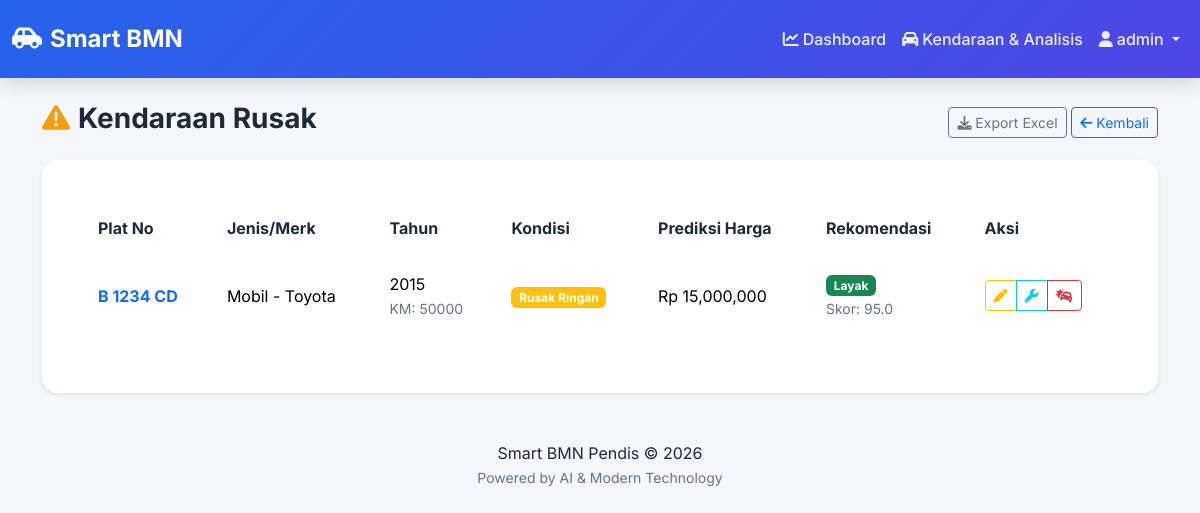
The app's page /damaged_vehicles (signed in) with its own data.
### models/user.py (models this page shows, shortened)
class User(db.Model, UserMixin):
    id = db.Column(db.Integer, primary_key=True)
    username = db.Column(db.String(20), unique=True, nullable=False)
    email = db.Column(db.String(120), unique=True, nullable=False)
    password = db.Column(db.String(60), nullable=False)
    role = db.Column(db.String(20), nullable=False, default='Operator') # Admin, Operator, Pejabat
    created_at = db.Column(db.DateTime, nullable=False, default=datetime.utcnow)

### models/vehicle.py (models this page shows, shortened)
class Vehicle(db.Model):
    id = db.Column(db.Integer, primary_key=True)
    plat_no = db.Column(db.String(20), unique=True, nullable=False)
    jenis = db.Column(db.String(50), nullable=False) # Mobil, Motor, Truk
    merk = db.Column(db.String(50), nullable=False)
    tipe = db.Column(db.String(50), nullable=False)
    tahun_perolehan = db.Column(db.Integer, nullable=False)
    harga_perolehan = db.Column(db.Float, nullable=False)
    kondisi_saat_ini = db.Column(db.String(20), nullable=False) # Baik, Rusak Ringan, Rusak Berat
    pengguna_saat_ini = db.Column(db.String(100), nullable=True)
    pejabat = db.Column(db.String(100), nullable=True)
    jarak_tempuh = db.Column(db.Integer, nullable=True, default=0) # KM
    nilai_buku = db.Column(db.Float, nullable=True) # Nilai penyusutan
    prediksi_nilai_jual = db.Column(db.Float, nullable=True)
    limit_lelang = db.Column(db.Float, nullable=True)  # Limit harga lelang (50-80% dari estimasi)
    rekomendasi_lelang = db.Column(db.String(20), nullable=True) # Layak / Tidak
    skor_kelayakan = db.Column(db.Float, nullable=True)
    alasan_rekomendasi = db.Column(db.Text, nullable=True)
    last_analyzed = db.Column(db.DateTime, nullable=True)
    maintenances = db.relationship('Maintenance', backref='vehicle', lazy=True, cascade="all, delete-orphan")
    damages = db.relationship('Damage', backref='vehicle', lazy=True, cascade="all, delete-orphan")
    usage_history = db.relationship('UsageHistory', backref='vehicle', lazy=True, cascade="all, delete-orphan")
    created_at = db.Column(db.DateTime, nullable=False, default=datetime.utcnow)

### controllers/main.py (the view)
@main.route('/damaged_vehicles')
@login_required
def damaged_vehicles():
    vehicles = Vehicle.query.filter(
        (Vehicle.kondisi_saat_ini == 'Rusak Ringan') |
        (Vehicle.kondisi_saat_ini == 'Rusak Berat')
    ).all()
    return render_template('damaged_vehicles.html', vehicles=vehicles)

### app.py (called while the page is built)
@app.context_processor
def inject_now():
    return {'now': datetime.datetime.now()}

### models/user.py (called while the page is built)
@login_manager.user_loader
def load_user(user_id):
    return User.query.get(int(user_id))

### templates/damaged_vehicles.html (shortened to what this page needs)
{% extends "base.html" %}
{% block content %}
<div class="d-flex justify-content-between align-items-center mb-3">
    <h3><i class="fa-solid fa-triangle-exclamation text-warning me-2"></i>Kendaraan Rusak</h3>
    <div>
        <a href="{{ url_for('main.export_damaged') }}" class="btn btn-outline-secondary btn-sm"><i
                class="fa-solid fa-download"></i> Export Excel</a>
        <a href="{{ url_for('main.dashboard') }}" class="btn btn-outline-primary btn-sm"><i
                class="fa-solid fa-arrow-left"></i> Kembali</a>
    </div>
</div>
<div class="card shadow-sm">
    <div class="card-body">
        <div class="table-responsive">
            <table class="table table-hover align-middle">
                <thead>
                    <tr>
                        <th>Plat No</th>
                        <th>Jenis/Merk</th>
                        <th>Tahun</th>
                        <th>Kondisi</th>
                        <th>Prediksi Harga</th>
                        <th>Rekomendasi</th>
                        <th>Aksi</th>
                    </tr>
                </thead>
                <tbody>
                    {% for v in vehicles %}
                    <tr>
                        <td class="fw-bold"><a href="{{ url_for('main.vehicle_history', id=v.id) }}"
                                class="text-decoration-none">{{ v.plat_no }}</a></td>
                        <td>{{ v.jenis }} - {{ v.merk }}</td>
                        <td>{{ v.tahun_perolehan }}<br><small class="text-muted">KM: {{ v.jarak_tempuh }}</small></td>
                        <td><span
                                class="badge bg-{{ 'warning' if v.kondisi_saat_ini == 'Rusak Ringan' else 'danger' }}">{{
                                v.kondisi_saat_ini }}</span></td>
                        <td>Rp {{ "{:,.0f}".format(v.prediksi_nilai_jual or 0) }}</td>
                        <td>
                            {% if v.rekomendasi_lelang == 'Layak Lelang' %}
                            <span class="badge bg-success">Layak</span>
                            {% else %}
                            <span class="badge bg-secondary">Tidak Layak</span>
                            {% endif %}
                            <br><small class="text-muted">Skor: {{ v.skor_kelayakan }}</small>
                        </td>
                        <td>
                            <div class="btn-group">
                                <a href="{{ url_for('main.edit_vehicle', id=v.id) }}"
                                    class="btn btn-sm btn-outline-warning" title="Edit Data"><i
                                        class="fa-solid fa-pen"></i></a>
                                <button class="btn btn-sm btn-outline-info" data-bs-toggle="modal"
                                    data-bs-target="#maintModal{{ v.id }}" title="Perawatan"><i
                                        class="fa-solid fa-wrench"></i></button>
                                <button class="btn btn-sm btn-outline-danger" data-bs-toggle="modal"
                                    data-bs-target="#damageModal{{ v.id }}" title="Lapor Kerusakan"><i
                                        class="fa-solid fa-car-crash"></i></button>
                            </div>
                        </td>
                    </tr>
                    {% endfor %}
                </tbody>
            </table>
        </div>
    </div>
</div>
{% endblock %}

### templates/base.html (shortened to what this page needs)
<!DOCTYPE html>
<html lang="id">
<head>
  <link href="https://cdn.jsdelivr.net/npm/bootstrap@5.3.2/dist/css/bootstrap.min.css" rel="stylesheet">
  <link href="https://cdnjs.cloudflare.com/ajax/libs/font-awesome/6.0.0/css/all.min.css" rel="stylesheet">
  <link rel="stylesheet" href="{{ url_for('static', filename='css/style.css') }}">
</head>
<body>
  <nav class="navbar navbar-expand-lg navbar-dark">
    <div class="container-fluid">
      <a class="navbar-brand fw-bold" href="/">
        <i class="fa-solid fa-car-side me-2"></i>Smart BMN
      </a>
      <div class="collapse navbar-collapse" id="navbarNav">
        <ul class="navbar-nav ms-auto">
          {% if current_user.is_authenticated %}
          <li class="nav-item">
            <a class="nav-link" href="{{ url_for('main.dashboard') }}">
              <i class="fa-solid fa-chart-line me-1"></i>Dashboard
            </a>
          </li>
          <li class="nav-item">
            <a class="nav-link" href="{{ url_for('main.vehicles') }}">
              <i class="fa-solid fa-car me-1"></i>Kendaraan & Analisis
            </a>
          </li>
          <li class="nav-item dropdown">
            <a class="nav-link dropdown-toggle" href="#" role="button" data-bs-toggle="dropdown">
              <i class="fa-solid fa-user me-1"></i>{{ current_user.username }}
            </a>
          </li>
          {% endif %}
        </ul>
      </div>
    </div>
  </nav>
  <div class="container mt-4 fade-in">
    {% block content %}{% endblock %}
  </div>
  <footer class="text-center mt-5">
    <div class="container">
      <p class="mb-0">
        Smart BMN Pendis &copy; {{ now.year }}
      </p>
      <small class="text-muted">Powered by AI & Modern Technology</small>
    </div>
  </footer>
</body>
</html>

### static/css/style.css (style rules this page uses)
:root { --bg-primary: #f4f6f9; --bg-secondary: #ffffff; --bg-elevated: #ffffff; --text-primary: #1e293b; --text-secondary: #64748b; --text-muted: #94a3b8; --shadow-light: #ffffff; --shadow-dark: rgba(148, 163, 184, 0.4); --card-shadow: 0 4px 6px -1px rgba(0, 0, 0, 0.1), 0 2px 4px -1px rgba(0, 0, 0, 0.06); --accent-primary: #2563eb; --accent-secondary: #4f46e5; --accent-success: #10b981; --accent-warning: #f59e0b; --accent-danger: #ef4444; --gradient-accent: linear-gradient(135deg, #2563eb 0%, #4f46e5 100%); --gradient-success: linear-gradient(135deg, #10b981 0%, #059669 100%); }
body { background-color: var(--bg-primary); color: var(--text-primary); font-family: 'Inter', sans-serif; transition: background-color 0.3s ease, color 0.3s ease; }
h1, h2, h3, h4, h5, h6 { color: var(--text-primary); font-weight: 700; }
.navbar { background: var(--gradient-accent) !important; box-shadow: 0 4px 20px rgba(0, 0, 0, 0.15); padding: 1rem 0; }
.navbar-brand { font-size: 1.5rem; color: white !important; }
.nav-link { color: rgba(255, 255, 255, 0.9) !important; font-weight: 500; }
.card, .stat-card { background-color: var(--bg-secondary); border: none; border-radius: 16px; box-shadow: var(--card-shadow); transition: transform 0.3s ease, box-shadow 0.3s ease; padding: 1.5rem; }
.table { color: var(--text-primary); border-color: var(--bg-elevated); }
.table thead th { background-color: var(--bg-elevated); color: var(--text-primary); border: none; padding: 1rem; }
.table tbody td { padding: 1rem; border-bottom: 1px solid var(--bg-elevated); vertical-align: middle; }
.text-muted { color: var(--text-secondary) !important; }
.text-warning { color: var(--accent-warning) !important; }
.fade-in { animation: fadeIn 0.8s ease-out; }

### records on screen
User: username "admin"
Vehicle: plat_no "B 1234 CD", jenis "Mobil", merk "Toyota", tahun_perolehan "2015", jarak_tempuh "50000", kondisi_saat_ini "Rusak Ringan", prediksi_nilai_jual "15,000,000", rekomendasi_lelang "Layak", skor_kelayakan "95.0"
